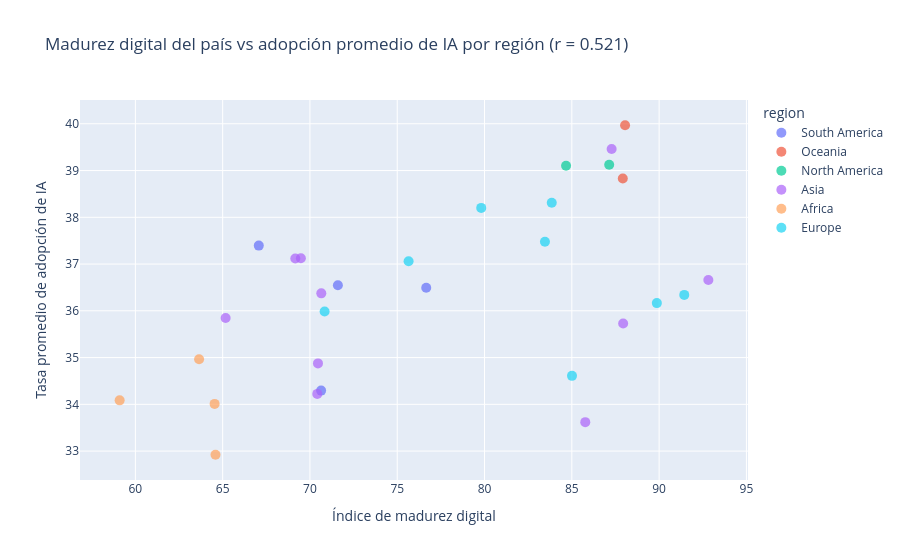

The notebook cell this image was saved under:
### Markdown cell above
La adopción promedio difiere entre regiones, pero también existe dispersión importante
dentro de cada una. Por eso, la región geográfica no debe interpretarse como una
explicación suficiente del fenómeno. En particular, **Asia es un grupo muy
heterogéneo**: reunir países con estructuras económicas y tecnológicas diferentes en
una única categoría regional simplifica una realidad más compleja.

Para evitar quedarnos únicamente con promedios regionales, pasamos al nivel país y lo
relacionamos con el índice de madurez digital.

### Code cell
import plotly.express as px

country_adoption = (
    company
    .groupby('country', as_index=False)['ai_adoption_rate']
    .agg(
        ai_adoption_rate='mean',
        adoption_std='std'
    )
)

country_merged = (
    country_adoption
    .merge(
        country[['country', 'digital_maturity_index', 'region']],
        on='country',
        how='left'
    )
)

correlacion_pais = country_merged[
    ['digital_maturity_index', 'ai_adoption_rate']
].corr().iloc[0, 1]

fig = px.scatter(
    country_merged,
    x='digital_maturity_index',
    y='ai_adoption_rate',
    color='region',
    hover_name='country',
    hover_data={
        'digital_maturity_index': ':.3f',
        'ai_adoption_rate': ':.2f',
        'adoption_std': ':.2f',
        'region': True
    },
    title=(
        'Madurez digital del país vs adopción promedio de IA por región '
        f'(r = {correlacion_pais:.3f})'
    ),
    labels={
        'digital_maturity_index': 'Índice de madurez digital',
        'ai_adoption_rate': 'Tasa promedio de adopción de IA',
        'adoption_std': 'Desvío estándar'
    },
)

fig.update_traces(marker=dict(size=10, opacity=0.7))
fig.show()

### Figure 1 — Plotly figure (JSON) as saved in the notebook; plotly's stock layout.template omitted (floating-point values rounded to 4 significant figures)
{"data": [{"customdata": [[15.45, "South America"], [15.76, "South America"], [15.78, "South America"], [14.93, "South America"]], "hovertemplate": "<b>%{hovertext}</b><br><br>region=%{customdata[1]}<br>Índice de madurez digital=%{x:.3f}<br>Tasa promedio de adopción de IA=%{y:.2f}<br>Desvío estándar=%{customdata[0]:.2f}<extra></extra>", "hovertext": ["Argentina", "Brazil", "Chile", "Colombia"], "legendgroup": "South America", "marker": {"color": "#636efa", "opacity": 0.7, "size": 10, "symbol": "circle"}, "mode": "markers", "name": "South America", "orientation": "v", "showlegend": true, "type": "scatter", "x": [70.64, 71.6, 76.66, 67.07], "xaxis": "x", "y": [34.29, 36.55, 36.49, 37.39], "yaxis": "y"}, {"customdata": [[15.38, "Oceania"], [14.87, "Oceania"]], "hovertemplate": "<b>%{hovertext}</b><br><br>region=%{customdata[1]}<br>Índice de madurez digital=%{x:.3f}<br>Tasa promedio de adopción de IA=%{y:.2f}<br>Desvío estándar=%{customdata[0]:.2f}<extra></extra>", "hovertext": ["Australia", "New Zealand"], "legendgroup": "Oceania", "marker": {"color": "#EF553B", "opacity": 0.7, "size": 10, "symbol": "circle"}, "mode": "markers", "name": "Oceania", "orientation": "v", "showlegend": true, "type": "scatter", "x": [88.05, 87.92], "xaxis": "x", "y": [39.97, 38.83], "yaxis": "y"}, {"customdata": [[15.23, "North America"], [15.41, "North America"]], "hovertemplate": "<b>%{hovertext}</b><br><br>region=%{customdata[1]}<br>Índice de madurez digital=%{x:.3f}<br>Tasa promedio de adopción de IA=%{y:.2f}<br>Desvío estándar=%{customdata[0]:.2f}<extra></extra>", "hovertext": ["Canada", "USA"], "legendgroup": "North America", "marker": {"color": "#00cc96", "opacity": 0.7, "size": 10, "symbol": "circle"}, "mode": "markers", "name": "North America", "orientation": "v", "showlegend": true, "type": "scatter", "x": [84.67, 87.14], "xaxis": "x", "y": [39.1, 39.13], "yaxis": "y"}, {"customdata": [[15.24, "Asia"], [15.55, "Asia"], [14.64, "Asia"], [15.52, "Asia"], [15.11, "Asia"], [15.04, "Asia"], [15.31, "Asia"], [14.88, "Asia"], [15.34, "Asia"], [15.12, "Asia"]], "hovertemplate": "<b>%{hovertext}</b><br><br>region=%{customdata[1]}<br>Índice de madurez digital=%{x:.3f}<br>Tasa promedio de adopción de IA=%{y:.2f}<br>Desvío estándar=%{customdata[0]:.2f}<extra></extra>", "hovertext": ["China", "India", "Indonesia", "Japan", "Malaysia", "Philippines", "Singapore", "South Korea", "Thailand", "Vietnam"], "legendgroup": "Asia", "marker": {"color": "#ab63fa", "opacity": 0.7, "size": 10, "symbol": "circle"}, "mode": "markers", "name": "Asia", "orientation": "v", "showlegend": true, "type": "scatter", "x": [85.77, 70.65, 69.48, 87.94, 70.42, 65.17, 87.28, 92.82, 70.46, 69.16], "xaxis": "x", "y": [33.62, 36.37, 37.12, 35.73, 34.22, 35.85, 39.46, 36.66, 34.88, 37.12], "yaxis": "y"}, {"customdata": [[15.39, "Africa"], [15.0, "Africa"], [15.52, "Africa"], [15.38, "Africa"]], "hovertemplate": "<b>%{hovertext}</b><br><br>region=%{customdata[1]}<br>Índice de madurez digital=%{x:.3f}<br>Tasa promedio de adopción de IA=%{y:.2f}<br>Desvío estándar=%{customdata[0]:.2f}<extra></extra>", "hovertext": ["Egypt", "Kenya", "Nigeria", "South Africa"], "legendgroup": "Africa", "marker": {"color": "#FFA15A", "opacity": 0.7, "size": 10, "symbol": "circle"}, "mode": "markers", "name": "Africa", "orientation": "v", "showlegend": true, "type": "scatter", "x": [64.59, 63.65, 59.1, 64.54], "xaxis": "x", "y": [32.92, 34.96, 34.09, 34.01], "yaxis": "y"}, {"customdata": [[15.88, "Europe"], [15.34, "Europe"], [15.59, "Europe"], [15.51, "Europe"], [14.92, "Europe"], [15.53, "Europe"], [15.47, "Europe"], [15.08, "Europe"]], "hovertemplate": "<b>%{hovertext}</b><br><br>region=%{customdata[1]}<br>Índice de madurez digital=%{x:.3f}<br>Tasa promedio de adopción de IA=%{y:.2f}<br>Desvío estándar=%{customdata[0]:.2f}<extra></extra>", "hovertext": ["France", "Germany", "Italy", "Netherlands", "Poland", "Spain", "Sweden", "UK"], "legendgroup": "Europe", "marker": {"color": "#19d3f3", "opacity": 0.7, "size": 10, "symbol": "circle"}, "mode": "markers", "name": "Europe", "orientation": "v", "showlegend": true, "type": "scatter", "x": [83.46, 85.01, 75.65, 91.44, 70.84, 79.81, 89.87, 83.85], "xaxis": "x", "y": [37.48, 34.61, 37.06, 36.34, 35.99, 38.2, 36.16, 38.31], "yaxis": "y"}], "layout": {"legend": {"title": {"text": "region"}, "tracegroupgap": 0}, "title": {"text": "Madurez digital del país vs adopción promedio de IA por región (r = 0.521)"}, "xaxis": {"anchor": "y", "domain": [0.0, 1.0], "title": {"text": "Índice de madurez digital"}}, "yaxis": {"anchor": "x", "domain": [0.0, 1.0], "title": {"text": "Tasa promedio de adopción de IA"}}}}
